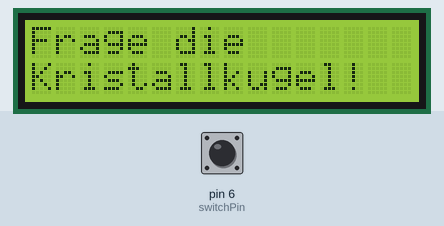
The sketch below on a simulated Arduino Uno, built with avr-gcc and run on an emulated ATmega328P. On the bench: 16×2 character LCD. Inputs (shaded band) come from the test bench; at power-on: pin 6 (switchPin) LOW. Random numbers use the default seed unless the sketch sets one.

Above: at 1.2 s.
1.3 s: pin 6 (switchPin) pulled HIGH for 0.15 s
At 2.1 s:
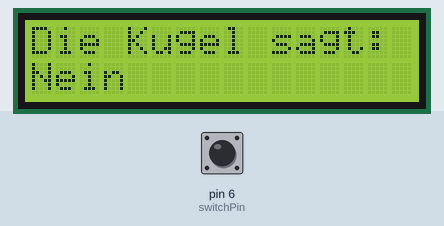
2.9 s: pin 6 (switchPin) pulled HIGH for 1 s
At 4.6 s:
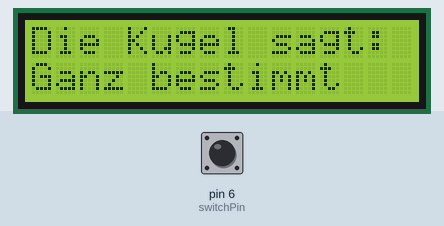
5.4 s: pin 6 (switchPin) pulsed HIGH 5 times (0.12 s each, 0.3 s apart)
At 7.2 s:
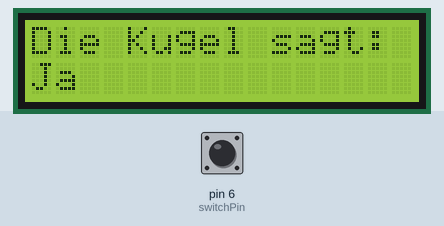
8.4 s: pin 6 (switchPin) pulled HIGH for 0.15 s
At 9.7 s:
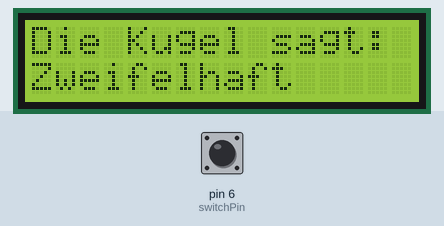
10.0 s: pin 6 (switchPin) pulled HIGH for 3.2 s
At 14.1 s:
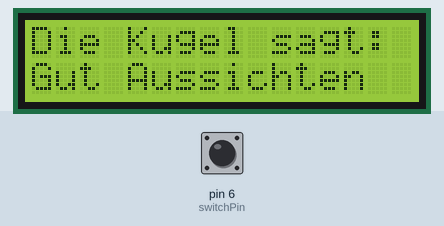
14.7 s: pin 6 (switchPin) pulled HIGH for 0.15 s
At 15.9 s:
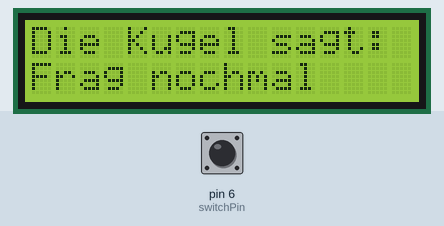
Timing chart, 0 to 17.3 s (numbered marks = the images above; inputs shaded):
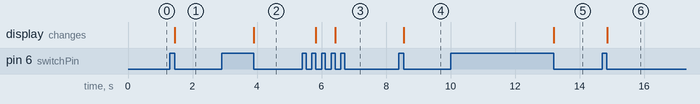

The sketch:

sketch_LiquidCristal.ino
```cpp
#include <LiquidCrystal.h>;


LiquidCrystal lcd(12, 11, 5, 4, 3, 2);

const int switchPin = 6;

int switchState = 0;

int prevSwitchState = 0;

int reply;

void setup(){

  lcd.begin(16, 2);
  pinMode(switchPin, INPUT);

  lcd.print("Frage die");

  lcd.setCursor(0,1);

  lcd.print("Kristallkugel!");
}


void loop(){

  switchState = digitalRead(switchPin);

  if(switchState != prevSwitchState){
    if(switchState == LOW){
      reply = random(8);

      lcd.clear();
      lcd.setCursor(0,0);
      lcd.print("Die Kugel sagt:");

      lcd.setCursor(0,1);

      switch(reply){

        case 0:
          lcd.print("Ja");
          break;
        case 1:
          lcd.print("Ganz bestimmt");
          break;
        case 2:
          lcd.print("Gewiss");
          break;
        case 3:
          lcd.print("Gut Aussichten");
          break;
        case 4:
          lcd.print("Nicht sicher");
          break;
        case 5:
          lcd.print("Frag nochmal");
          break;
        case 6:
          lcd.print("Zweifelhaft");
          break;
        case 7:
          lcd.print("Nein");
          break;
      }
    }
  }
  prevSwitchState = switchState;
}
```

Measured:
- after the input at 1.3 s, the display: changes after 0.16 s (image 1)
- after the input at 2.9 s, the display: changes after 1.0 s (image 2)
- after the input at 5.4 s, the display: first changes after 0.43 s (image 3 shows a later state)
- after the input at 8.4 s, the display: changes after 0.16 s (image 4)
- after the input at 10.0 s, the display: changes after 3.2 s (image 5)
- after the input at 14.7 s, the display: changes after 0.16 s (image 6)
